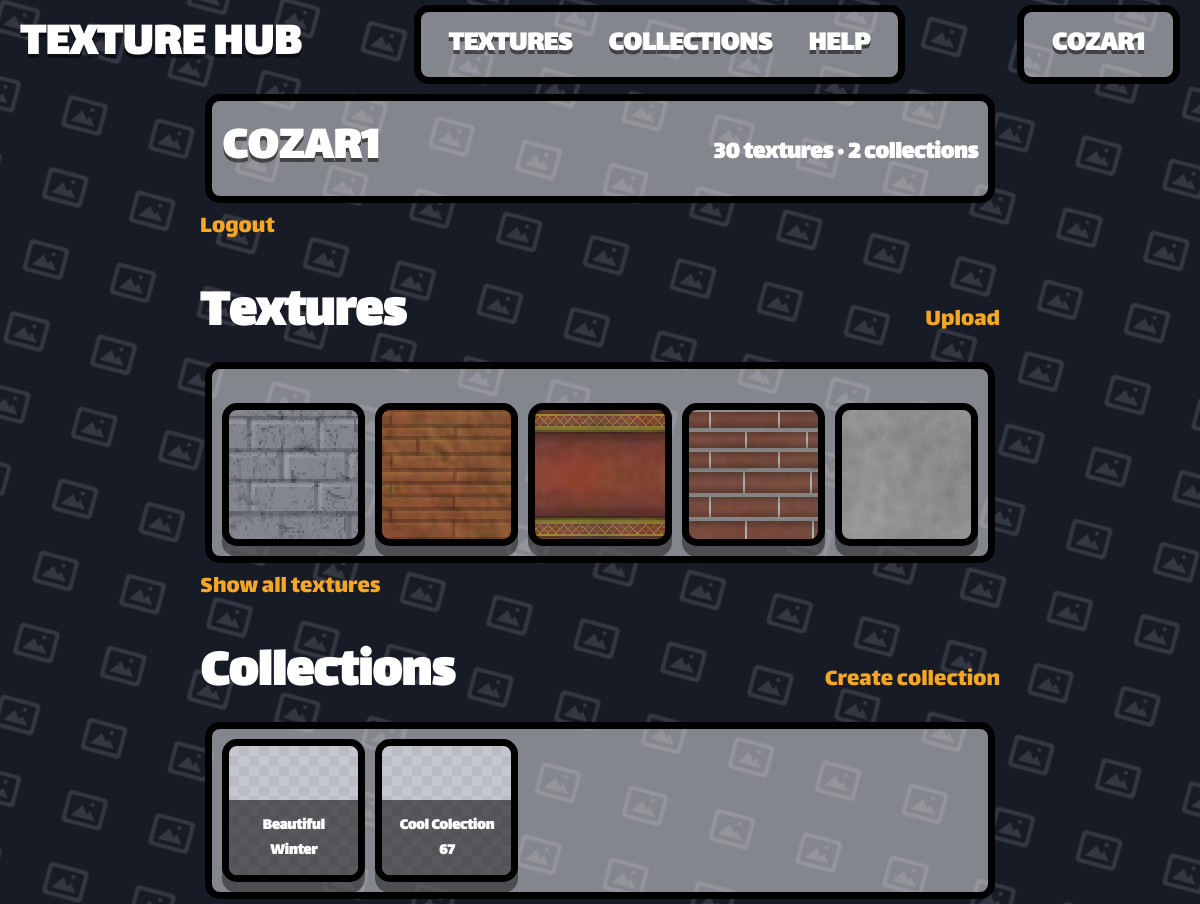
Before: /user/cozar1 (signed in) with the older database file.
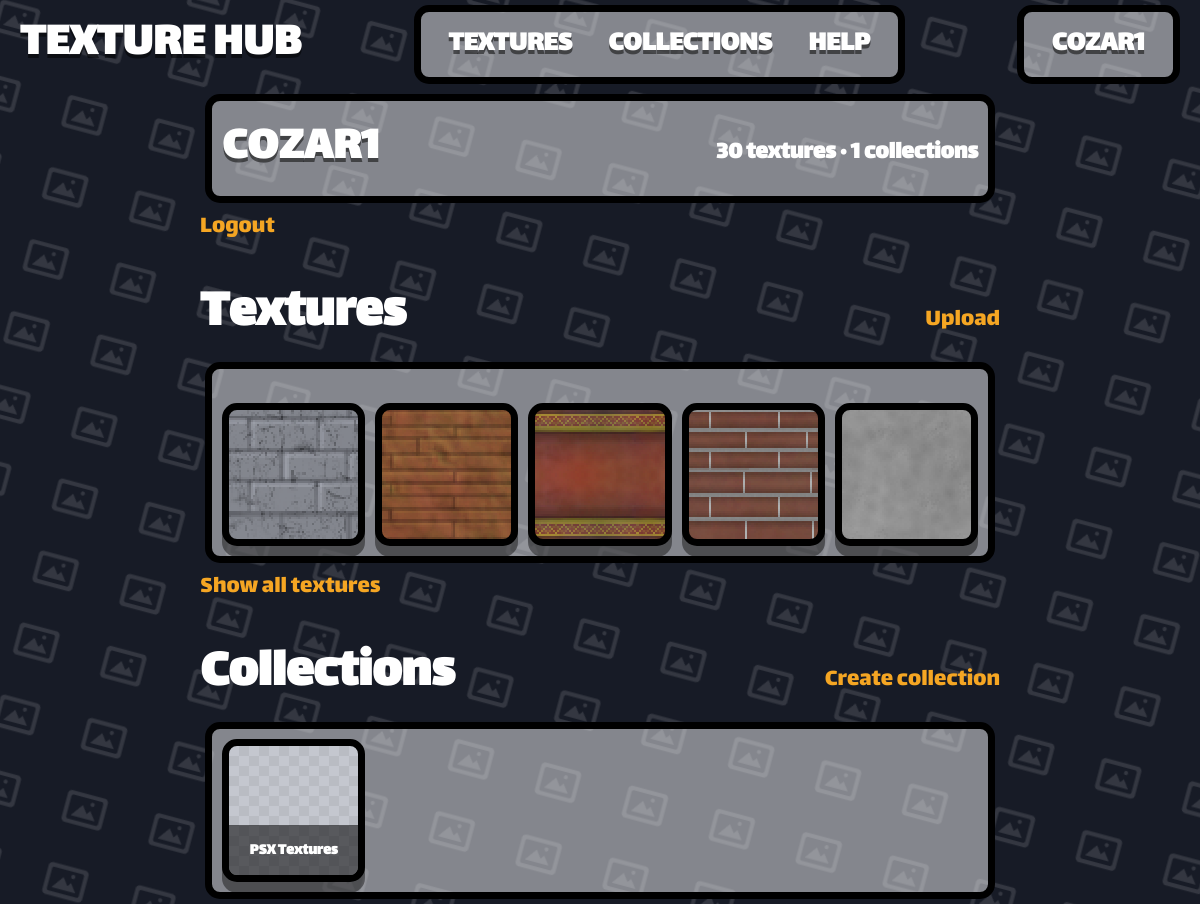
After: the same page with the newer database file.
### app.py (models this page shows)
class User(db.Model):
    __tablename__ = 'User'
    user_id = db.Column(db.Integer, primary_key=True)
    user_name = db.Column(db.String(80), unique=True, nullable=False)
    user_password = db.Column(db.String(120), nullable=False)
    user_rating = db.Column(db.Integer, default=0)

class Texture(db.Model):
    __tablename__ = 'Texture'
    texture_id = db.Column(db.Integer, primary_key=True)
    texture_name = db.Column(db.String(80), unique=True, nullable=False)
    texture_address = db.Column(db.String(120), nullable=False)
    texture_user_id = db.Column(db.Integer, default=0)
    texture_tags = db.Column(db.String(200), nullable=True)

class Collection(db.Model):
    __tablename__ = 'Collection'
    collection_id = db.Column(db.Integer, primary_key=True)
    collection_name = db.Column(db.String(80), unique=True, nullable=False)
    collection_user_id = db.Column(db.String(120), nullable=False)
    collection_rating = db.Column(db.Integer, default=0)

### app.py (the view)
@app.route('/user/<username>')
def user_profile(username):
    profile_user = User.query.filter_by(user_name=username).first()
    if profile_user is None:
        abort(404)
    textures = Texture.query.filter_by(texture_user_id=profile_user.user_id).all()
    collections = Collection.query.filter_by(collection_user_id = profile_user.user_id).all()
    return render_template(
        'user.html',
        user=get_current_user(),
        profile_user=profile_user,
        follower_count=367,
        joined_display='1/05/2026',
        texture_count_display='3,546',
        collection_count_display='742',
        texture_more_total=13357,
        collection_more_total=13357,
        textures=textures,
        collections=collections,
        owner = profile_user == get_current_user()
    )

### app.py (called while the page is built)
def get_current_user():
    user_id = session.get('user_id')
    if user_id is None:
        return None
    return User.query.get(user_id)

@app.template_filter('texture_url')
def texture_image_url(address):
    if not address:
        return DEFAULT_TEXTURE_URL
    addr = str(address).strip().replace('\\', '/')
    if addr.startswith('/static/images/'):
        rel = addr[len('/static/images/') :]
    elif addr.startswith('static/images/'):
        rel = addr[len('static/images/') :]
    else:
        rel = os.path.basename(addr)
    rel = os.path.basename(rel)
    if not rel or rel.startswith('.'):
        return DEFAULT_TEXTURE_URL
    full = os.path.join(STATIC_IMAGES_DIR, rel)
    if os.path.isfile(full):
        return f'/static/images/{rel}'
    return DEFAULT_TEXTURE_URL

### templates/user.html (shortened to what this page needs)
{% extends "template.html" %}
{% block content %}
<div>
    <div class="container">
        <div class="th-detail-title-row">
            <h1 class="th-detail-title">{{ profile_user.user_name }}</h1>
            <div class="th-detail-author">{{ textures|length }} textures · {{ collections|length }} collections</div>
        </div>
    </div>
        <a href="/logout" class="th-user-option" type="submit">Logout</a>
    <div class="th-textures-header" style="margin-top: 24px;">
        <h1>Textures</h1>
        <a class="th-user-option" href="/upload">Upload</a>
    </div>
    <div class="container">
    <div class="th-texture-grid" style="margin-top: 24px;">
        {% for item in textures[:5] %}
        {% include "texture_template.html" %}
        {% endfor %}
    </div>
    </div>
    <a class="th-user-option" href="/0?user={{ profile_user.user_name | urlencode }}">Show all textures</a>
    <div class="th-textures-header" style="margin-top: 24px;">
        <h1>Collections</h1>
        <a class="th-user-option" href="/create_collection">Create collection</a>
    </div>
    <div class="container">
    <div class="th-texture-grid">
        {% for item in collections[:5] %}
        {% include "collection_template.html" %}
        {% endfor %}
    </div>
    </div>
</div>
{% endblock %}

### templates/template.html (shortened to what this page needs)
<!DOCTYPE html>
<html lang="en">
<head>
    <link rel="stylesheet" href="https://cdnjs.cloudflare.com/ajax/libs/font-awesome/6.5.2/css/all.min.css">
    <link rel="stylesheet" href="/static/style.css">
</head>
<body class="th-body">
    {% if request.endpoint not in ('login', 'signup') %}
    <header class="th-navbar">
        <a href="/" class="th-brand">TEXTURE HUB</a>
        <div class="container">
            <ul class="th-nav-links">
                <li><a href="/0" class="th-nav-link {% if request.path == '/' %}is-active{% endif %}">TEXTURES</a></li>
                <li><a href="/1" class="th-nav-link {% if request.path == '/collections' %}is-active{% endif %}">COLLECTIONS</a></li>
                <li><a href="/1" class="th-nav-link {% if request.path == '/collections' %}is-active{% endif %}">HELP</a></li>
            </ul>
        </div>
        <div class="container">
            <ul class="th-nav-links">
                {% if user %}
                    <li><a class="th-nav-link" href="/user/{{ user.user_name }}">{{ user.user_name }}</a></li>
                {% else %}
                    <li><a href="/login" class="th-nav-link {% if request.path == '/' %}is-active{% endif %}">Login</a></li>
                {% endif %}
            </ul>
        </div>
    </header>
    {% endif %}
    <main class="th-page">
        {% block content %}
        {% endblock %}
    </main>
</body>
</html>

### templates/texture_template.html
<a href="/texture/{{ item.texture_id }}" class="item" style="background-image: url('{{ item.texture_address | texture_url }}'); background-size: cover; background-position: center; background-repeat: no-repeat;">
    <div class="item-thumb"></div>
</a>

### templates/collection_template.html
<a href="/collection/{{ item.collection_id }}" class="item">
    <div class="item-thumb"></div>
    <div class="item-name">{{ item.collection_name }}</div>
</a>

Changed rows visible on the page:
removed Collection: collection_name "Beautiful Winter"
removed Collection: collection_name "Cool Colection 67"
now on this page (row edited): Collection: collection_name "PSX Textures"
Other visible differences:
{{ collections|length }}: "2" → "1"
